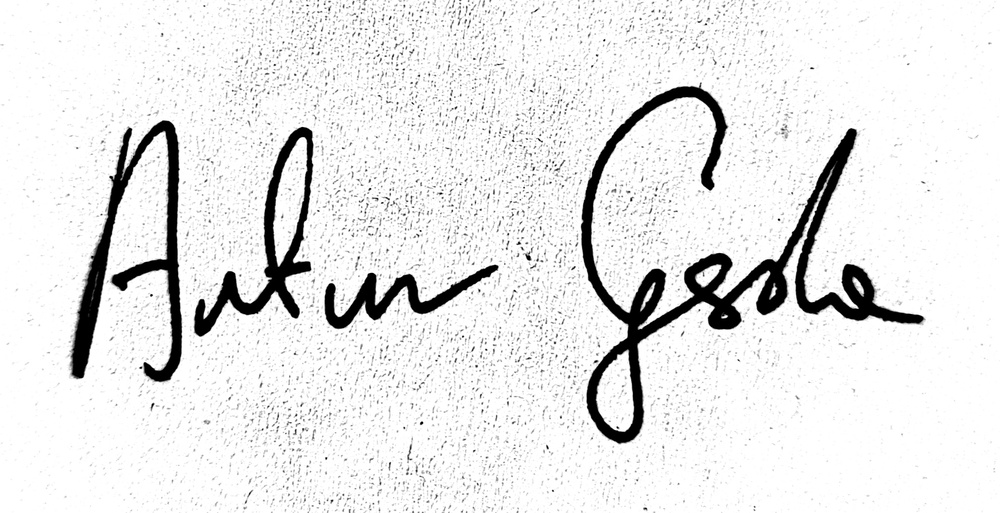
%> input picture signature/sig.jpg, 1000 x 513 px, shrunk from 2014 x 1034 before the run
$ octave main.m   (GNU Octave 9; MATLAB toolbox functions it lacks are replaced by stand-ins)
%> lines starting %> are read from the running program, lines starting %| are printed output that depends on the picture; in (x1, y1, x2, y2) boxes, pixels count from 0 and x2, y2 are one past the last pixel; in counts of white or black regions, pixels touching at a corner belong together; the program's own positions count from 1
im=imread("sig.jpg");
%> im is the input picture: size 513x1000x3 uint8; min 0, max 255, mean 232.3
% imshow(im)
im=im(:,:,1); b=im>60;
%> after `b=im>60`:
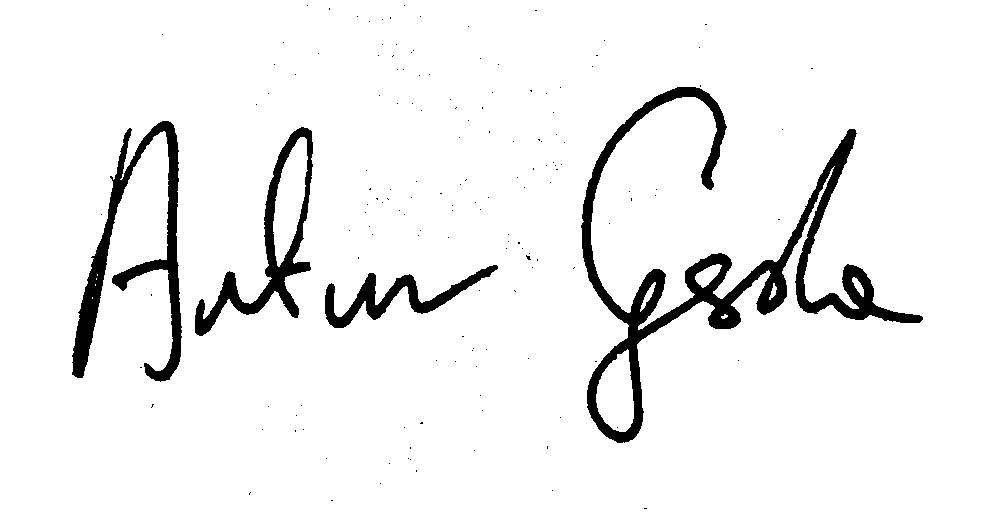
%> b: size 513x1000 logical; 94.1% white; 154 black regions (150 under 20 px), largest, box (x1, y1, x2, y2) and area: (581, 87, 923, 443) 15840, (72, 121, 182, 382) 6860, (195, 127, 313, 336) 4661, (325, 265, 498, 328) 2807
im(b)=255;

% imwrite(im,"sig2.png",Alpha=uint8(b))
imwrite(im,"sig2.png")
%%
system("convert sig2.png -transparent white sig3.png")

%%
[im, map, alpha] =imread("sig.jpg");
%> map = []; alpha = []
